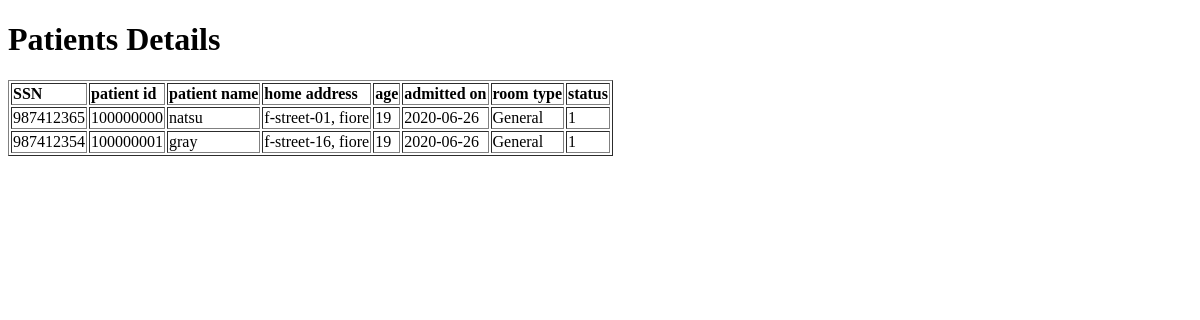
Before: /patients with the older database file.
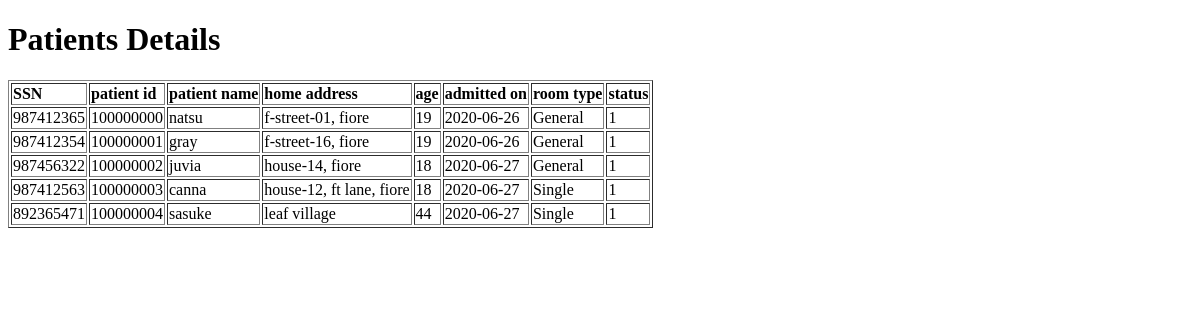
After: the same page with the newer database file.
### tables this page shows
CREATE TABLE patients (
		ws_ssn INTEGER UNIQUE,
		ws_pat_id INTEGER PRIMARY KEY AUTOINCREMENT,
		ws_pat_name TEXT NOT NULL,
		ws_adrs TEXT NOT NULL,
		ws_age INTEGER NOT NULL,
		ws_doj TEXT NOT NULL,
		ws_rtype TEXT,
		ws_status INTEGER DEFAULT 1
	);

### app.py (the view)
@app.route('/patients')
def viewPatientDetails():
	patient_details = []
	conn2 = sqlite3.connect("hospital.db")
	c = conn2.cursor()
	c.execute("SELECT * from patients")
	for i in c.fetchall():
		patient_details.append(i)
	c.close()
	conn2.close()
	return render_template("patients.html",patient_details=patient_details,pageTitle="patients details")

### templates/patients.html
{% extends "base.html" %}
{% block body %}
	<h1>Patients Details</h1>
	<table border="1">
		<tr>
			<td><b>SSN</b></td>
			<td><b>patient id</b></td>
			<td><b>patient name</b></td>
			<td><b>home address</b></td>
			<td><b>age</b></td>
			<td><b>admitted on</b></td>
			<td><b>room type</b></td>
			<td><b>status</b></td>
		</tr>
	{% for patient in patient_details %}
		<tr>
		{% for i in patient %}
			<td>{{ i }} </td>
		{% endfor %}
		</tr>
	{% endfor %}
	</table>
{% endblock %}

### templates/base.html (shortened to what this page needs)
<!DOCTYPE html>
<html>
<head>
</head>
<body>
	{% block body %}
	{% endblock %}
</body>
</html>

Changed rows visible on the page:
added patients: ws_ssn "987456322", ws_pat_id "100000002", ws_pat_name "juvia", ws_adrs "house-14, fiore", patient "18" "1", ws_doj "2020-06-27", ws_rtype "General"
added patients: ws_ssn "987412563", ws_pat_id "100000003", ws_pat_name "canna", ws_adrs "house-12, ft lane, fiore", patient "18" "1", ws_doj "2020-06-27", ws_rtype "Single"
added patients: ws_ssn "892365471", ws_pat_id "100000004", ws_pat_name "sasuke", ws_adrs "leaf village", patient "44" "1", ws_doj "2020-06-27", ws_rtype "Single"
